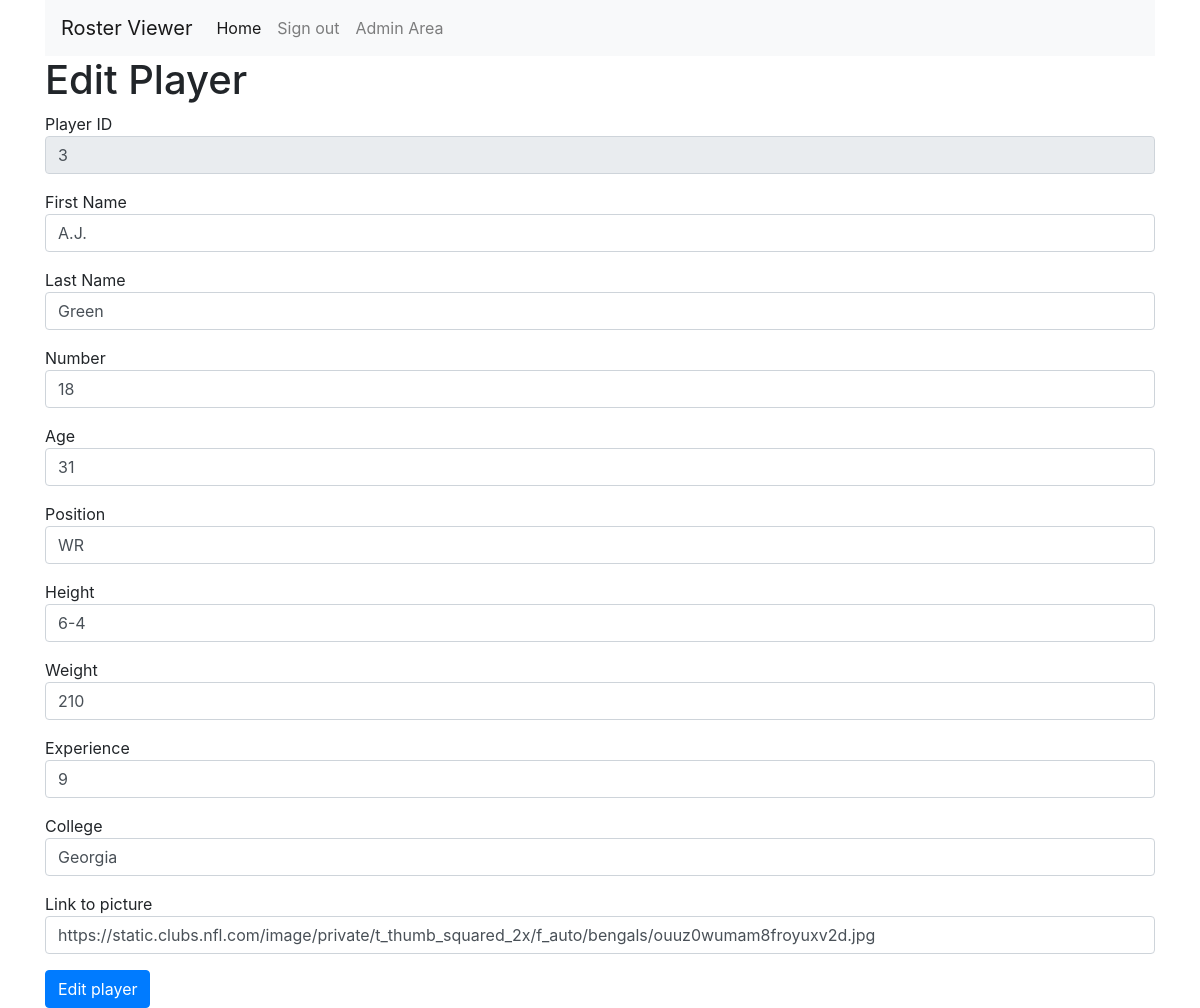
Page /edit.php?id=3 (signed in) on the committed database.
### tables this page shows
CREATE TABLE `player` (
  `playerID` int(10) UNSIGNED NOT NULL,
  `number` int(10) UNSIGNED NOT NULL,
  `teamID` int(10) UNSIGNED NOT NULL,
  `age` int(10) UNSIGNED NOT NULL,
  `experience` int(10) UNSIGNED NOT NULL,
  `college` varchar(30) NOT NULL,
  `height` varchar(5) NOT NULL,
  `weight` int(10) UNSIGNED NOT NULL,
  `position` varchar(4) NOT NULL,
  `first_name` varchar(20) NOT NULL,
  `last_name` varchar(20) NOT NULL,
  `picture` varchar(200) NOT NULL
);

### edit.php (the view, shortened to what this page needs)
<?php
require_once('template.php');
$pdo=DB::connect($settings);
$q = $pdo->prepare('SELECT * FROM player WHERE playerID = ? ');
$q->execute([$_GET['id']]);
$record=$q->fetch();
?>
<form action ="edit.php?id=<?= $_GET['id'] ?>" method="POST">
<div class="form-group">
Player ID
<input name ="playerID" value="<?= $record['playerID'] ?>" readonly class="form-control"/>
</div>
<div class="form-group">
First Name
<input name ="first_name" value="<?= $record['first_name'] ?>" required class="form-control"/>
</div>
<div class="form-group">
Last Name
<input name ="last_name" value="<?= $record['last_name'] ?>"required class="form-control"/>
</div>
<div class="form-group">
Number
<input name ="number" value="<?= $record['number'] ?>"required class="form-control"/>
</div>
<div class="form-group">
Age
<input name ="age" value="<?= $record['age'] ?>" required class="form-control"/>
</div>
<div class="form-group">
Position
<input name ="position" value="<?= $record['position'] ?>" required class="form-control"/>
</div>
<div class="form-group">
Height
<input name ="height" value="<?= $record['height'] ?>" required class="form-control"/>
</div>
<div class="form-group">
Weight
<input name ="weight" value="<?= $record['weight'] ?>" required class="form-control"/>
</div>
<div class="form-group">
Experience
<input name ="experience" value="<?= $record['experience'] ?>" required class="form-control"/>
</div>
<div class="form-group">
College
<input name ="college" value="<?= $record['college'] ?>"required class="form-control"/>
</div>
<div class="form-group">
Link to picture
<input name ="picture" value="<?= $record['picture'] ?>"required class="form-control"/>
</div>
<button type ="submit" class= "btn btn-primary">Edit player</button>
</form>

### rows in the picture
player: playerID "3", first_name "A.J.", last_name "Green", number "18", age "31", position "WR", height "6-4", weight "210", experience "9", college "Georgia", picture "https://static.clubs.nfl.com/image/private/t_thumb_squared_2x/f_auto/bengals/ouuz0wumam8froyuxv2d.jpg"

### other values in the picture
$title "Edit Player"
